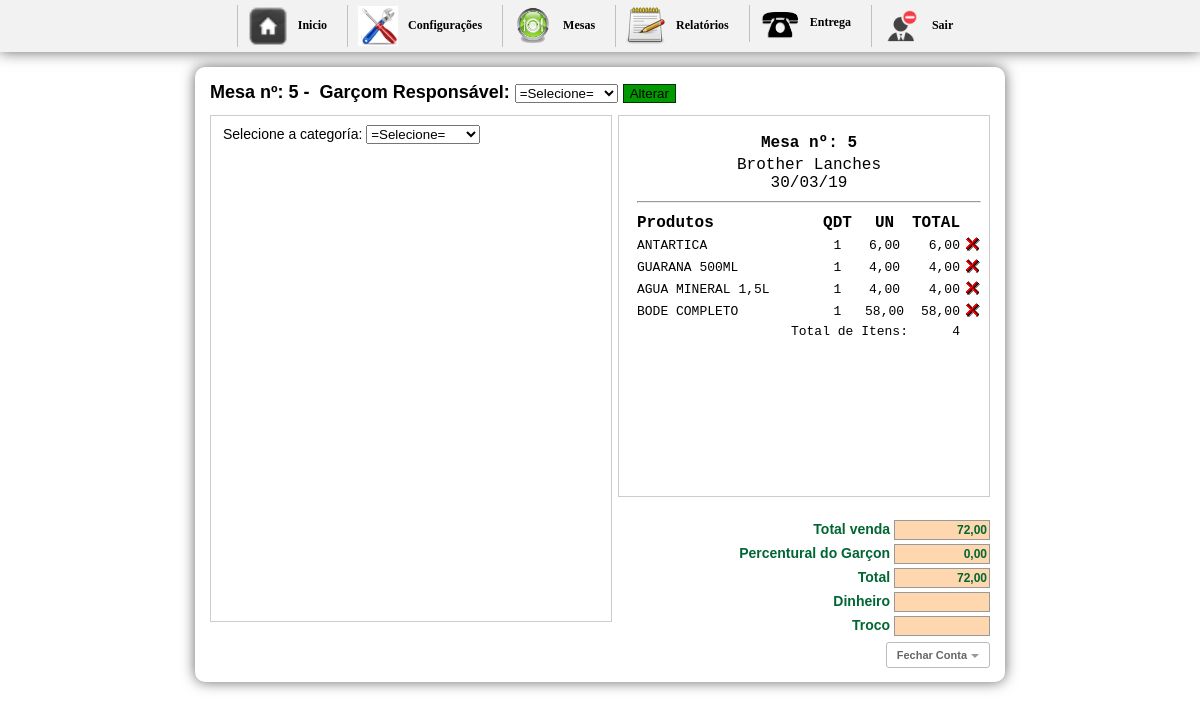
Screenshot of /inicio.php?btn=vendermesa&id_mesa=5&idGarcon=0 (signed in) with the database file from the repository.
### tables this page shows
CREATE TABLE `config` (
  `id_conf` int(30) NOT NULL,
  `empresa` varchar(200) NOT NULL,
  `telefone` varchar(30) NOT NULL,
  `pgarcon` int(10) NOT NULL,
  `ativo` int(2) NOT NULL
);

CREATE TABLE `tbl_carrinho` (
  `id` int(11) NOT NULL AUTO_INCREMENT,
  `cod` int(11) NOT NULL,
  `nome` varchar(150) NOT NULL,
  `preco` varchar(10) NOT NULL,
  `qtd` int(11) NOT NULL,
  `comanda` int(200) NOT NULL,
  `data` date NOT NULL,
  `time` time NOT NULL,
  `id_mesa` int(30) NOT NULL,
  `situacao` int(2) NOT NULL,
  `idGarcon` varchar(200) NOT NULL,
  `status` int(1) NOT NULL,
  `destino` int(1) NOT NULL,
  `entregue` int(1) NOT NULL,
  `feito` int(1) NOT NULL,
  PRIMARY KEY (`id`)
);

### vendamesa.php (the view, shortened to what this page needs)
<?php
$numero = $_GET['id_mesa'];
?>
<?php
  $sql1 = mysql_query("SELECT * FROM mesa WHERE numero='$numero'") or die(mysql_error());
  $cont1 = mysql_fetch_array($sql1);
  $sit = $cont1['situacao'];
  ?>
<h1>
<form action="" method="post" enctype="multipart/form-data">
Mesa nº: <?php echo $numero ?>&nbsp-&nbsp;
Garçom Responsável: <select name="nomeGarcon">
<option value="0">=Selecione=</option>
</select>
<?php if($sit == "0"){?>
<input name="ok" type="submit" value="Abrir mesa" style="background-color: #F30; border:1px solid #9B0000;" />
<?php }else{ ?>
<input name="ok" type="submit" value="Alterar" style=" background-color:#090; border:1px solid #030;" />
<?php } ?>
</form>
</h1>
<div id="boxprodutos"><br/>
<?php if($sit == "1"){
include "selecionacat.php";
} ?>
</div>
<div id="box">
	<div id="comentarios">
    <table width="100%" border="0" class="inputs">
  <tr>
 <?php $n = mysql_query("SELECT * FROM config");
 	$a = mysql_fetch_array($n);
 ?>
  <td align="center" style="font-size:16px;"><strong>Mesa nº: <?php echo $numero ?></strong></td>
  </tr>
  <tr>
    <td align="center" style="font-size:16px;"><?php echo $a['empresa'] ?><br/> <?php echo date("d/m/y") ?></td>
    </tr>
    <tr>
    <td><hr/></td>
    </tr>
</table>
    <table width="100%">
    <tr>
	  <td  style="font-size:16px;"><strong>Produtos</strong></td>
      <td width="13%" align="center" style="font-size:16px;"><strong>QDT</strong></td>
      <td width="15%" align="center" style="font-size:16px;"><strong>UN</strong></td>
	  <td align="center" style="font-size:16px;"><strong>TOTAL</strong></td>
	  <td align="center">&nbsp;</td>
	  </tr>
	<?php
	$carrinho = mysql_query("SELECT *, SUM(qtd) AS qt,SUM(preco) AS pr FROM tbl_carrinho WHERE id_mesa='$numero' AND situacao='1' GROUP BY cod") or die(		mysql_error());
	$contar = mysql_num_rows($carrinho);
	if($contar == 0){
		echo "";
	}else{
		while($res = mysql_fetch_array($carrinho)){
			$id           	= $res['id'];
			$nome  			= $res['nome'];
			$preco       	= $res['pr'];
			$qtd		 	= $res['qt'];
			$unitario		= $res['preco'];
			$id_mesa		= $res['id_mesa'];
			$itens +=$qtd;
			$total += $preco;
	?>
	<tr class="fontcomanda">
    <td width="60%" align="left">
    <a href="cozinha.php?id_mesa=<?php echo $id_mesa ?>&nome=<?php echo $nome; ?>"  title="Imprimir"
    onclick="Cozinha(this.href,'nomeJanela','350','600','yes');return false" class="fontcomanda"><?php echo $nome; ?></a>
    </td>
    <td align="center" ><?php echo $qtd; ?> </td>
    <td align="center" ><?php echo  str_replace(".",",",$unitario); ?></td>
    <td width="10%" align="right"><?php echo number_format($preco, 2, ',', '.'); ?></td>
    <td width="2%" align="right">
    <a href="inicio.php?btn=vendermesa&retira=produto&id=<?php echo $id ?>&id_mesa=<?php echo $numero ?>"><img src="imagens/icone_delete.gif" width="17" height="18" border="0" /></a>
    </td>
    </tr>
     <?php
		}
	}
	?>
	<tr class="fontcomanda">
	  <td colspan="3" align="right">Total de Itens:</td>
	  <td align="right"><?php echo $itens ?></td>
	  <td align="right">&nbsp;</td>
	  </tr>
    </table>
 <div id="formulario">
    <?php $totals = number_format($total, 2, ',', '.'); ?>
<form name="formulario" action="" method="post" enctype="multipart/form-data">
            <span class="valores">Total venda </span>
        <input name="total" type="text" value="<?php echo $totals ?>" size="8" maxlength="6" class="calc" readonly="true"/><br/>
        	<?php
			$g = mysql_query("SELECT * FROM config") or die(mysql_error());
			$w = mysql_fetch_array($g);
			$ativo = $w['ativo'];
			$percentual = $w['pgarcon'];
			if($ativo == 1){
			$porcento_garcon = $percentual;
			}else{
			$porcento_garcon = 0;
			}
				$pgarcon = $total * $porcento_garcon / 100;
				$somatotal = $total + $pgarcon;
			?>
                <span class="valores">Percentural do Garçon </span>
                <input name="garconP" type="text" class="calc" id="garconP" value="<?php echo number_format($pgarcon, 2, ',', '.'); ?>"/><br/>
                <span class="valores">Total </span>
                <input name="somatotal" type="text" class="calc" id="somatotal" value="<?php echo number_format($somatotal, 2, ',', '.'); ?>"/><br/>
        <span class="valores">Dinheiro </span>
        <input name="dinheiro" type="text" size="8"  class="calc" onkeyup="javascript:operacao('')" id="dinheiro-1"/><br/>
            <span class="valores">Troco </span>
            <input name="troco" type="text" class="calc" size="8" maxlength="8" readonly="true"/><br/>
      </form>
      <br/>
      <?php
	  $mesas = $_GET['id_mesa'];
	  ?>
      <a href="imprimemesa.php?id_mesa=<?php echo $mesas;?>&pgarcon=<?php echo $pgarcon?>&somatotal=<?php echo $somatotal ?>"
  onclick="NovaJanela(this.href,'nomeJanela','750','600','yes');return false" class="button">
  Fechar Conta</a>
      </div>
  </div>
</div>

### css/css.css (style rules this page uses)
body { margin-left: 0px;margin-top: 0px;margin-right: 0px;margin-bottom: 0px; background-color:#FFF; font-family:Verdana, Geneva, sans-serif; font-size:14px; }
h1 { font-size:18px; margin-top:0; }
#boxprodutos { width:400px; height:500px; margin:0 auto; border:1px solid #ccc; float:left; background:#FFF; padding-bottom:5px; overflow:auto }
#box { width:370px; margin:0 auto; border:1px solid #ccc; float:right; font:10px "Courier New", Courier, monospace; background:#0000; }
.fontcomanda { font-size:13px; }
.fontcomanda a:link { font:10px "Courier New", Courier, monospace; font-size:13px; text-decoration:none;color:#000; }
#comentarios { width:350px; height:350px;overflow: auto; padding:15px; }
#formulario { position:absolute; width:300px; height:115px; top:518px; font-size:10px; text-align:right; margin-left:56px; }
.calc { border:1px solid #999; height:16px; width:90px; font-family:Verdana, Geneva, sans-serif; font-size:12px; font-weight:bold; color:#063; background:#FFD7AE; margin:2px 0 2px 0; text-align:right; }
.valores { font-size:10px; font-family:Verdana, Geneva, sans-serif; font-size:14px; font-weight:bold; color:#063; }
.button { border: 1px solid #BBB; border-radius: 3px; text-shadow: 0 1px 1px white; -webkit-box-shadow: 0 1px 1px #fff; -moz-box-shadow: 0 1px 1px #fff; box-shadow: 0 1px 1px #fff; font: bold 11px Sans-Serif; padding: 6px 10px; white-space: nowrap; vertical-align: middle; color: #666; background: transparent; cursor: pointer; margin-top:3px; text-decoration:none; }
.button:after { content: ""; display: inline-block; width: 0; height: 0; border-top: 4px solid #999; border-left: 4px solid transparent; border-right: 4px solid transparent; margin: 0 0 0 4px; position: relative; top: -1px; text-decoration:none; }

### rows the page displays
config: empresa "Brother Lanches", garconP "0,00", somatotal "72,00"
tbl_carrinho: nome "ANTARTICA", qtd "1", preco "6,00"
tbl_carrinho: nome "GUARANA 500ML", qtd "1", preco "4,00"
tbl_carrinho: nome "AGUA MINERAL 1,5L", qtd "1", preco "4,00"
tbl_carrinho: nome "BODE COMPLETO", qtd "1", preco "58,00"

### other values shown
$numero "5"
$itens "4"
